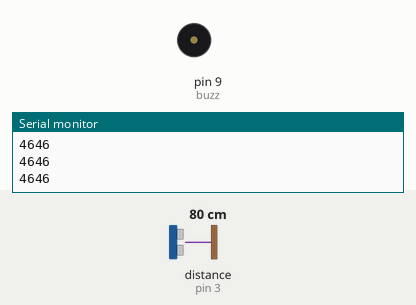
Recording of a sketch running on a simulated Arduino Uno, built with avr-gcc and run on an emulated ATmega328P. Parts: buzzer (waves = sounding, pin HIGH), the last lines printed to the serial monitor. Wiring (inferred from the names in the program): ultrasonic range finder: trigger pin 4; echo pin 3. The inputs (shaded band) are chosen by the test bench; at power-on: distance to the obstacle (sensor on pin 3) 80 cm. The echo pulse lasts 58.3 µs per cm; pins used as bus, display or sensor lines are not drawn.

Above: at 1.2 s.
1.3 s: distance to the obstacle (sensor on pin 3) set to 20 cm
2.8 s: distance to the obstacle (sensor on pin 3) set to 15 cm
At 3.2 s:
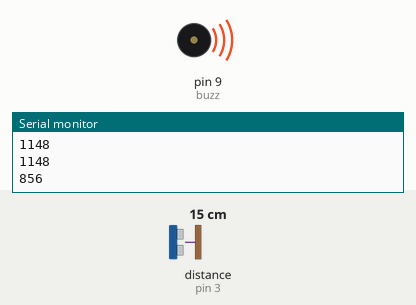
5.8 s: distance to the obstacle (sensor on pin 3) set to 5 cm
At 6.19 s:
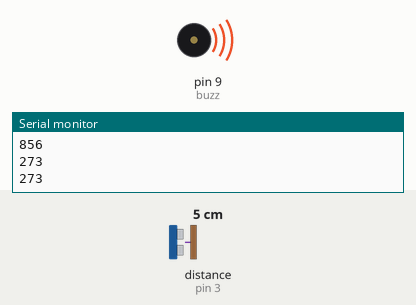
8.8 s: distance to the obstacle (sensor on pin 3) set to 2 cm
At 10.0 s:
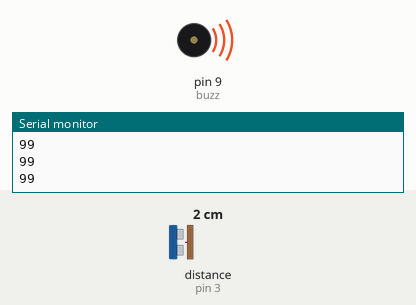
10.3 s: distance to the obstacle (sensor on pin 3) set to 4 cm
At 10.62 s:
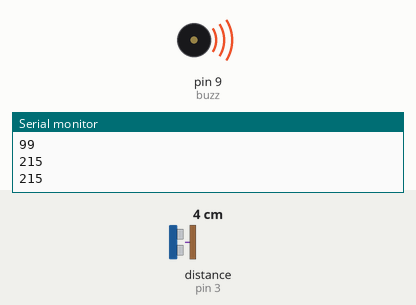
Timing chart, 0 to 14.3 s (numbered marks = the images above; inputs shaded):
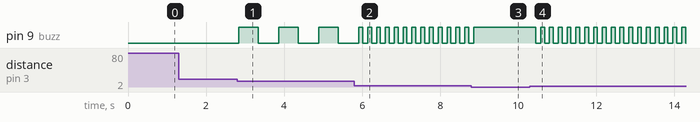

Measured:
- the behaviour switches between 18 and 17 cm on distance to the obstacle (sensor on pin 3) (found by bisection; images 0 and 1)
- the behaviour switches between 4 and 3 cm on distance to the obstacle (sensor on pin 3) (found by bisection; images 2 and 3)
- after the input at 2.8 s, pin 9 (buzz): alternates HIGH for 0.50 s and LOW for 0.53 s, starting at once
- after the input at 5.8 s, pin 9 (buzz): alternates HIGH for 0.10 s and LOW for 0.13 s, starting after 0.22 s
- after the input at 8.8 s, pin 9 (buzz): goes on until 8.9 s, then stays HIGH
- after the input at 10.3 s, pin 9 (buzz): alternates HIGH for 0.10 s and LOW for 0.13 s, starting after 0.15 s

The sketch:

sketch_jul19a.ino
```cpp
int trigger = 4;
int echo = 3;
int pingTravelTime;

int buzz = 9;

void setup() {
  // put your setup code here, to run once:
  pinMode(trigger, OUTPUT);
  pinMode(echo, INPUT);
  pinMode(buzz, OUTPUT);

  Serial.begin(9600);
}

void loop() {
  // put your main code here, to run repeatedly:
  digitalWrite(trigger, LOW);
  delayMicroseconds(10);
  digitalWrite(trigger, HIGH);
  delayMicroseconds(10);
  digitalWrite(trigger, LOW);
  pingTravelTime = pulseIn(echo, HIGH);
  delay(25);
  Serial.println(pingTravelTime);


  if (pingTravelTime < 200) {
    digitalWrite(buzz, HIGH);
  } else if (pingTravelTime < 400) {
    digitalWrite(buzz, HIGH);
    delay(100);
    digitalWrite(buzz, LOW);
    delay(100);
  } else if (pingTravelTime < 800) {
    digitalWrite(buzz, HIGH);
    delay(200);
    digitalWrite(buzz, LOW);
    delay(200);
  } else if (pingTravelTime < 1000) {
    digitalWrite(buzz, HIGH);
    delay(500);
    digitalWrite(buzz, LOW);
    delay(500);
  } else{
    digitalWrite(buzz, LOW);
  }
}
```
